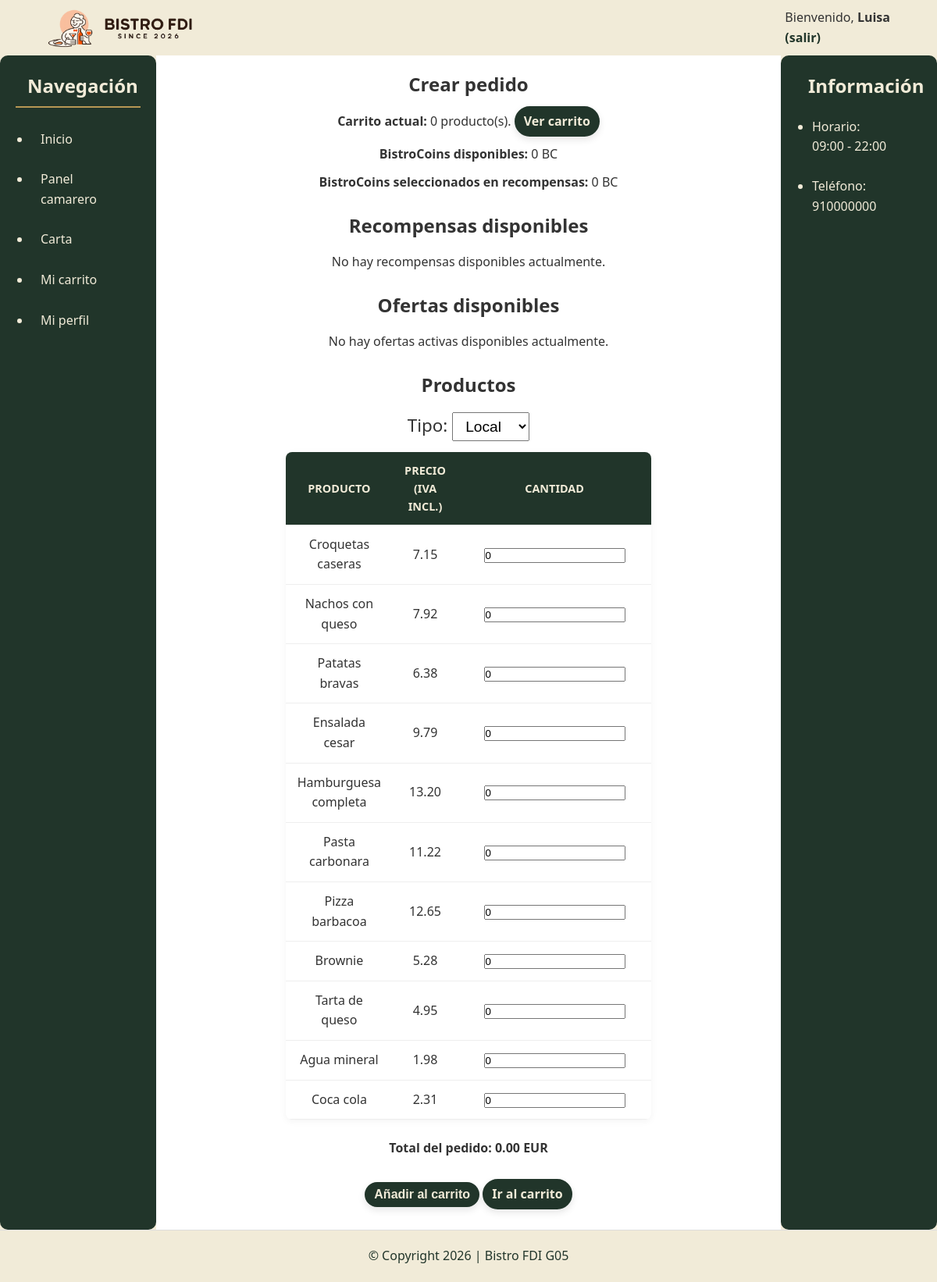
Screenshot of /includes/vistas/pedidos/crearPedido.php (signed in) with the database file from the repository.
### tables this page shows
CREATE TABLE `usuarios` (
  `user` VARCHAR(20) NOT NULL,  
  `email` VARCHAR(120) NOT NULL UNIQUE,  
  `nombre` VARCHAR(50) NOT NULL,  
  `apellidos` VARCHAR(50) NOT NULL,  
  `contrasena` VARCHAR(255) NOT NULL,  
  `rol` ENUM('Gerente', 'Cliente', 'Cocinero', 'Camarero') NOT NULL DEFAULT 'Cliente',  
  `imagen` VARCHAR(255) NULL,  
  `bistroCoins` INT NOT NULL DEFAULT 0,  
  PRIMARY KEY (`user`)
);

CREATE TABLE `productos` (
  `id` INT NOT NULL AUTO_INCREMENT,  
  `nombre` VARCHAR(120) NOT NULL,  
  `descripcion` TEXT NOT NULL,  
  `id_categoria` INT NULL,  
  `precio_base` DECIMAL(10,2) NOT NULL,  
  `iva` TINYINT NOT NULL,  
  `disponible` TINYINT(1) NOT NULL DEFAULT 1,  
  `ofertado` TINYINT(1) NOT NULL DEFAULT 1,  
  `imagen` VARCHAR(255) NULL,  
  PRIMARY KEY (`id`),
   
  CONSTRAINT `fk_categoria_productos` 
    FOREIGN KEY (`id_categoria`) REFERENCES `categorias`(`id`) ON DELETE SET NULL
);

### includes/clases/es/ucm/fdi/aw/usuarios/Producto.php (called while the page is built, shortened)
<?php
class Producto {
    public static function listar(bool $soloOfertados = false): array {
        $conn = Aplicacion::getInstance()->getConexionBd();
        $sql = 'SELECT p.id, p.nombre, p.descripcion, p.id_categoria, p.precio_base, p.iva, p.disponible, p.ofertado, p.imagen, c.nombre AS categoria
                FROM productos p
                LEFT JOIN categorias c ON p.id_categoria = c.id';
        if ($soloOfertados) {
            $sql .= ' WHERE p.ofertado = 1 AND p.disponible = 1';
        }
        $sql .= ' ORDER BY p.id_categoria, p.nombre';
        $res = mysqli_query($conn, $sql);
        $out = [];
        while ($row = mysqli_fetch_assoc($res)) {
            $out[] = $row;
        }
        return $out;
    }
}

### includes/clases/es/ucm/fdi/aw/usuarios/Usuario.php (called while the page is built, shortened)
<?php
class Usuario
{
    private $bistroCoins;
    private function __construct($nombreUsuario, $password, $nombre, $apellidos, $email, $rol, $imagen, $bistroCoins)
    {
        $this->bistroCoins = (int)$bistroCoins;
    }
    public static function buscaUsuario($nombreUsuario)
    {
        $conn = Aplicacion::getInstance()->getConexionBd();
        $sql = "SELECT user, email, nombre, apellidos, contrasena, rol, imagen, bistroCoins FROM usuarios WHERE user = ? LIMIT 1";
        $stmt = mysqli_prepare($conn, $sql);
        mysqli_stmt_bind_param($stmt, 's', $nombreUsuario);
        mysqli_stmt_execute($stmt);
        $res = mysqli_stmt_get_result($stmt);
        $fila = mysqli_fetch_assoc($res);
        return new Usuario(
            $fila['user'],
            $fila['contrasena'],
            $fila['nombre'],
            $fila['apellidos'],
            $fila['email'],
            $fila['rol'],
            $fila['imagen'],
            $fila['bistroCoins']
        );
    }
    public function getBistroCoins()
    {
        return $this->bistroCoins;
    }
}

### includes/vistas/pedidos/crearPedido.php (the view, shortened to what this page needs)
<?php
function h(string $text): string {
    return htmlspecialchars($text, ENT_QUOTES, 'UTF-8');
}
$error = '';
$tipo = $_POST['tipo'] ?? ($_SESSION['carrito']['tipo'] ?? 'Local');
$productos = Producto::listar(true);
$usuarioSesion = Usuario::buscaUsuario((string)($_SESSION['user'] ?? ''));
$bistroCoinsCliente = $usuarioSesion ? (int)$usuarioSesion->getBistroCoins() : 0;
$csrfToken = Auth::getCsrfToken();
$itemsCarrito = is_array($_SESSION['carrito']['items'] ?? null) ? $_SESSION['carrito']['items'] : [];
$unidadesCarrito = array_sum(array_map('intval', $itemsCarrito));
$errorHtml = $error !== '' ? '<p class="crear-pedido-centrado"><strong>'.h($error).'</strong></p>' : '';
$mensaje = $_GET['msg'] ?? '';
$mensajeHtml = $mensaje !== '' ? '<p class="crear-pedido-centrado"><strong>'.h($mensaje).'</strong></p>' : '';
$urlVolver = RUTA_APP.'includes/vistas/pedidos/carrito.php';
$action = h(RUTA_APP.'includes/vistas/pedidos/crearPedido.php');
$selLocal = ($tipo === 'Local') ? 'selected' : '';
$selLlevar = ($tipo === 'Llevar') ? 'selected' : '';
$urlCarrito = RUTA_APP.'includes/vistas/pedidos/carrito.php';
$bloqueOfertas = '<p class="crear-pedido-centrado">No hay ofertas activas disponibles actualmente.</p>';
$filasProductos = '';
$totalInicial = 0.0;
foreach ($productos as $p) {
    $id = (int)($p['id'] ?? 0);
    $nombre = h((string)($p['nombre'] ?? ''));
    $precioBase = (float)($p['precio_base'] ?? 0);
    $iva = (int)($p['iva'] ?? 0);
    $precioFinal = $precioBase + ($precioBase * $iva / 100);
    $cantidadDefecto = (int)($_POST['cantidad'][$id] ?? 0);
    $totalInicial += ($precioFinal * $cantidadDefecto);
    $precioFinalTexto = number_format($precioFinal, 2, '.', '');
    $filasProductos .= '
    <tr>
        <td>'.$nombre.'</td>
        <td>'.$precioFinalTexto.'</td>
        <td><input type="number" min="0" step="1" name="cantidad['.$id.']" value="'.$cantidadDefecto.'" class="cantidad-producto" data-precio="'.$precioFinalTexto.'"></td>
    </tr>';
}
$bloqueProductos = '';
if ($filasProductos === '') {
    $bloqueProductos = '<p>No hay productos disponibles para pedir.</p>';
} else {
    $bloqueProductos = '
    <table class="tabla-productos-pedido">
        <tr>
            <th>Producto</th>
            <th>Precio (IVA incl.)</th>
            <th>Cantidad</th>
        </tr>
        '.$filasProductos.'
    </table>';
}
$totalInicialTexto = number_format($totalInicial, 2, '.', '');
$bloqueTotal = '<p><strong>Total del pedido: <span id="totalPedido">'.$totalInicialTexto.'</span> EUR</strong></p>';
$coinsNecesariosSeleccion = 0;
$bloqueRecompensas = '<p class="crear-pedido-centrado">No hay recompensas disponibles actualmente.</p>';
$contenidoPrincipal = <<<EOS
<div class="crear-pedido-contenido">
    <h1 class="crear-pedido-centrado">Crear pedido</h1>
    $errorHtml
    $mensajeHtml
    <div class="crear-pedido-info crear-pedido-centrado">
        <p><strong>Carrito actual:</strong> {$unidadesCarrito} producto(s). <a href="$urlCarrito" class="button-estandar">Ver carrito</a></p>
        <p><strong>BistroCoins disponibles:</strong> {$bistroCoinsCliente} BC</p>
        <p><strong>BistroCoins seleccionados en recompensas:</strong> <span id="coinsSeleccionadosPedido">{$coinsNecesariosSeleccion}</span> BC</p>
    </div>
    <form method="POST" action="$action" class="crear-pedido-formulario">
        <input type="hidden" name="csrfToken" value="$csrfToken">
        <div class="crear-pedido-seccion">
            <h2 class="crear-pedido-centrado">Recompensas disponibles</h2>
            $bloqueRecompensas
        </div>
        <div class="crear-pedido-seccion">
            <h2 class="crear-pedido-centrado">Ofertas disponibles</h2>
            $bloqueOfertas
        </div>
        <div class="crear-pedido-seccion">
            <h2 class="crear-pedido-centrado">Productos</h2>
            <p class="selector-tipo-pedido">
                <label>Tipo:
                    <select name="tipo">
                        <option value="Local" $selLocal>Local</option>
                        <option value="Llevar" $selLlevar>Llevar</option>
                    </select>
                </label>
            </p>
            $bloqueProductos
        </div>
        <div class="crear-pedido-seccion crear-pedido-centrado">
            $bloqueTotal
        </div>
        <p class="crear-pedido-acciones">
            <button type="submit" class='button-estandar'>Añadir al carrito</button>
            <a href="$urlVolver" class='button-estandar'>Ir al carrito</a>
        </p>
    </form>
</div>
EOS;
require __DIR__.'/../plantillas/plantilla.php';

### css/layout.css (style rules this page uses)
* { box-sizing: border-box; margin: 0; padding: 0; }
body { font-family: 'Segoe UI', sans-serif; line-height: 1.6; background-color: #f1ebd8; color: #333; }

### css/componentes.css (style rules this page uses)
.button-estandar { display: inline-block; text-decoration: none !important; padding: 5px 10px; background-color: #21352a; color: #f1ebd8 !important; font-size: 1rem; cursor: pointer; border-radius: 30px; font-weight: bold; transition: all 0.3s ease; border: 2px solid #21352a; box-shadow: 0 4px 10px rgba(0,0,0,0.1); }
table { width: 80%; border-collapse: collapse; background-color: white; border-radius: 8px; overflow: hidden; box-shadow: 0 2px 10px rgba(0,0,0,0.05); margin : 0 auto; }
th, td { padding: 12px 15px; text-align: center; border-bottom: 1px solid #eee; }
th { background-color: #21352a; color: #f1ebd8; font-weight: bold; text-transform: uppercase; font-size: 0.9rem; }
th:last-child, td:last-child { width: 70%; min-width: 160px; }
.crear-pedido-centrado { text-align: center; }
.crear-pedido-contenido { width: 100%; max-width: 980px; margin: 0 auto; padding: 18px 0 26px 0; }
.crear-pedido-info { margin-top: 8px; margin-bottom: 20px; }
.crear-pedido-info p { margin-bottom: 10px; }
.crear-pedido-formulario { width: 100%; }
.crear-pedido-seccion { margin-top: 24px; }
.crear-pedido-seccion h2 { margin-bottom: 14px; }
.tabla-productos-pedido { width: 80%; margin: 0 auto; }
.selector-tipo-pedido { text-align: center; font-size: 1.4rem; margin-bottom: 14px; }
.selector-tipo-pedido select { font-size: 1.2rem; padding: 6px 12px; }
.crear-pedido-acciones { text-align: center; margin-top: 26px; }

### rows the page displays
usuarios: bistroCoins "0"
productos: nombre "Croquetas caseras", precioFinalTexto "7.15", id "0"
productos: nombre "Nachos con queso", precioFinalTexto "7.92", id "0"
productos: nombre "Patatas bravas", precioFinalTexto "6.38", id "0"
productos: nombre "Ensalada cesar", precioFinalTexto "9.79", id "0"
productos: nombre "Hamburguesa completa", precioFinalTexto "13.20", id "0"
productos: nombre "Pasta carbonara", precioFinalTexto "11.22", id "0"
productos: nombre "Pizza barbacoa", precioFinalTexto "12.65", id "0"
productos: nombre "Brownie", precioFinalTexto "5.28", id "0"
productos: nombre "Tarta de queso", precioFinalTexto "4.95", id "0"
productos: nombre "Agua mineral", precioFinalTexto "1.98", id "0"
productos: nombre "Coca cola", precioFinalTexto "2.31", id "0"

### other values shown
$nombre "Luisa"
$unidadesCarrito "0"
$coinsNecesariosSeleccion "0"
$totalInicialTexto "0.00"
